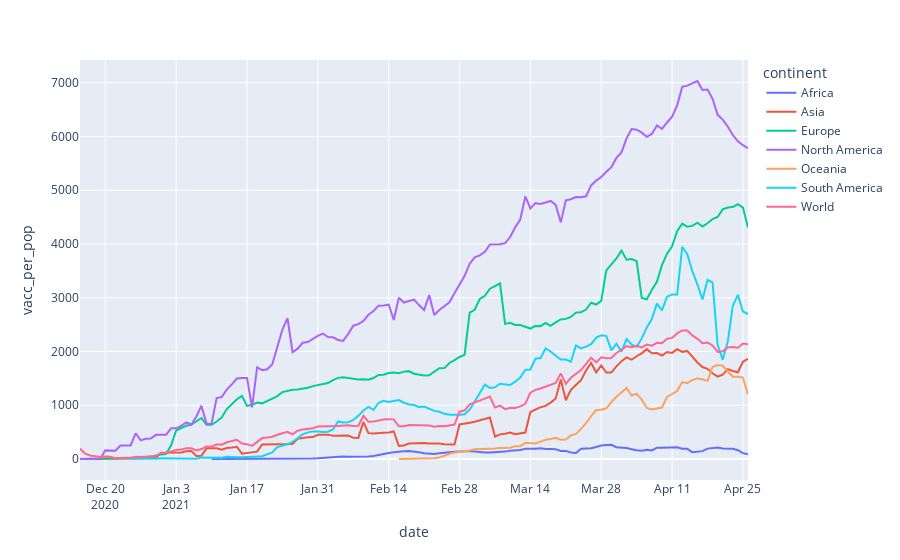

Write notebook code for a chart like this one.
### Code cell
# number of people could get vaccine in millions
fig = px.line(cont_daily_vacc2
              , x="date"
              , y="vacc_per_pop"
              , color="continent"
             )

fig.show()
